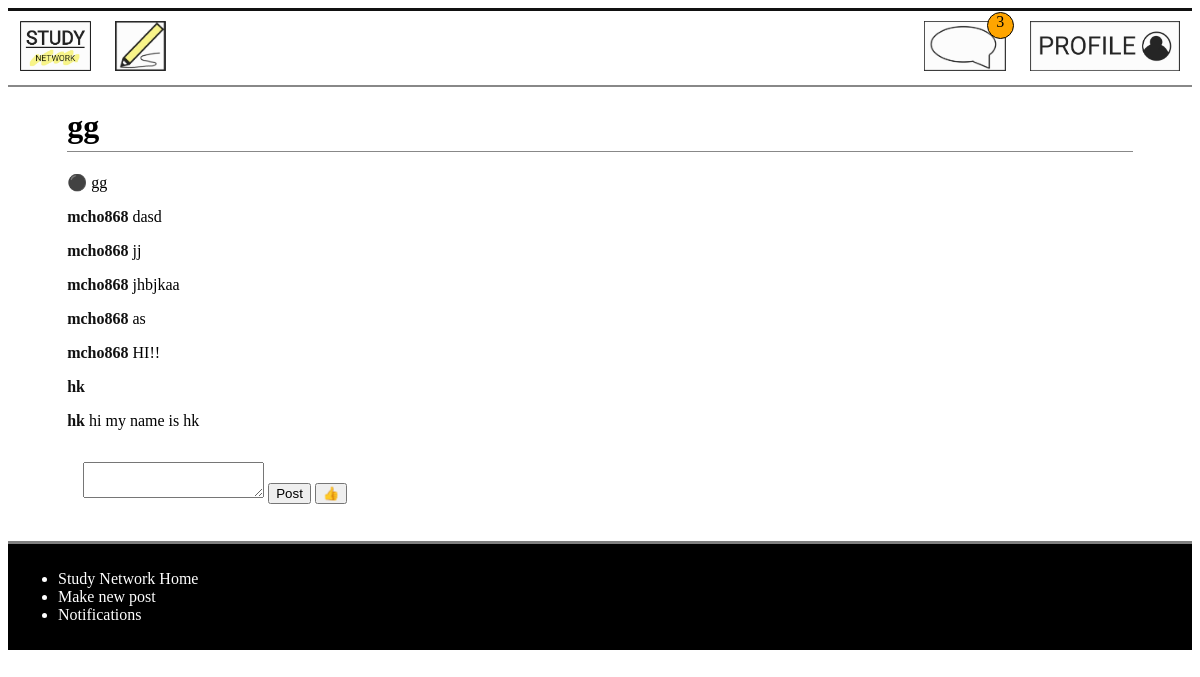
Screenshot of /comment/68 (signed in) with the database file from the repository.
### models.py (models this page shows)
class Post(db.Model):
    __tablename__ = 'Post'
    id = db.Column(db.Integer, primary_key=True)
    title = db.Column(db.Text)
    discussion = db.Column(db.Text)
    date = db.Column(db.Integer)
    comments = db.Column(db.Integer)
    user_id = db.Column(db.Integer, db.ForeignKey('User.id'))
    likes = db.Column(db.Integer)
    post_user = db.relationship('User', back_populates='user_post')
    replies_post = db.relationship('Reply', secondary=PostReply, back_populates='posts_reply')
    categories_post = db.relationship('Category', secondary=PostCategory, back_populates='posts_category')
    notifications_post = db.relationship('Notification', back_populates='posts_notification')
    posts = db.relationship('Comment', back_populates='user')

class Comment(db.Model):
    __tablename__ = 'Comment'
    id = db.Column(db.Integer, primary_key=True)
    Post_id = db.Column(db.Integer, db.ForeignKey('Post.id'), nullable = True)
    User_id = db.Column(db.Integer, db.ForeignKey('User.id'), nullable = False)
    comment = db.Column(db.Text, nullable = False)
    user = db.relationship('Post', back_populates='posts')
    post = db.relationship('User', back_populates='users')

class User(db.Model):
    __tablename__ = 'User'
    id = db.Column(db.Integer, primary_key=True)
    username = db.Column(db.Text)
    email = db.Column(db.Text)
    password = db.Column(db.Text)
    user_post = db.relationship('Post', back_populates='post_user')
    notifications_user = db.relationship('Notification', back_populates='users_notification')
    users = db.relationship('Comment', back_populates='post')

### main.py (the view, shortened to what this page needs)
@app.route('/comment/<int:id>', methods=['GET', 'POST'])
def comment(id):
    form = Comment()
    post_info = db.session.query(models.Post).filter_by(id = id).first_or_404()
    user_info = db.session.query(models.User).filter_by(id = session['logged_in_user']).first()
    comments = db.session.query(models.Comment).filter_by(Post_id = id).all()
    notification_info = models.Notification()
    notification_info.user_id = post_info.user_id
    notification_info.sender = user_info.username
    notification_info.post_id = id
    if g.logged_in_user == None:
        return redirect(url_for('signin'))
    elif request.method == 'GET':# display all the comments in the post
        if comments == None:
            return render_template('comment.html', form=form, post_info=post_info)
        else:
            return render_template('comment.html', form=form, comments=comments, post_info=post_info)

### forms.py
class Comment(FlaskForm):
    comment = TextAreaField('Write your comment or reply here')

### main.py (called while the page is built)
@app.context_processor
def notification_processor():
    if  g.logged_in_user:
        num_notification = models.Notification.query.filter_by(user_id = session['logged_in_user']).all()
        if len(num_notification) > 99:
            return dict(num_notification = '99..') #When the number of notification is too big, it just shows 99+.
        else:
            return dict(num_notification = len(num_notification))
    else:
        return dict(num_notification = 'No one is logged in')

@app.before_request
def before_request():
    g.logged_in_user = None
    if 'logged_in_user' in session:
        g.logged_in_user = session['logged_in_user']

### templates/comment.html (shortened to what this page needs)
{% extends 'layout.html' %}
{% block content %}
<main>
<h1>{{post_info.title}}</h1>
<p>⚫ {{ post_info.discussion }}</p>
{% for comment in comments %}
    <p><a class='name'href='/profile/{{comment.post.id}}'><strong>{{comment.post.username}}</strong></a> {{ comment.comment }}</p>
{% endfor %}
<form method='POST' enctype='multipart/form-data'>
    {{ form.comment }}
    <input type='submit' name = post value='Post'>
    <input type='submit' name = like value='👍'>
</form>
</main>
{% endblock %}

### static/css/style.css (style rules this page uses)
a { text-decoration: none; color: #111; }
body main { display: block; max-width: 90%; margin-left: 5%; }
body main h1 { border-bottom: 1px #888 solid; padding-bottom: 0.5%; }
main input { margin-bottom: 2%; }
form { padding: 16px; }

### rows the page displays
Post: title "gg", discussion "gg"
Comment: post.username "mcho868", comment "dasd"
Comment: post.username "mcho868", comment "jj"
Comment: post.username "mcho868", comment "jhbjkaa"
Comment: post.username "mcho868", comment "as"
Comment: post.username "mcho868", comment "HI!!"
Comment: post.username "hk"
Comment: post.username "hk", comment "hi my name is hk"

### other values shown
{{ num_notification }} "3"
